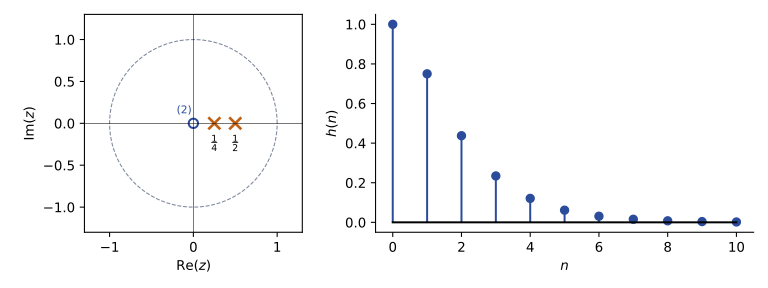

This figure's Python source:
"""TSIG1, partiel 2017-2018, exercice 4 : S(z) = 1 / ((1 - z^-1/2)(1 - z^-1/4)) = z^2 / ((z - 1/2)(z - 1/4)).
Pôles 1/2 et 1/4, zéro double en 0 ; h[n] = [2 (1/2)^n - (1/4)^n] u[n]. Figure calculée."""
import numpy as np
import matplotlib
matplotlib.use("Agg")
import matplotlib.pyplot as plt
plt.rcParams.update({"font.family": "sans-serif", "font.size": 10, "svg.fonttype": "none"})
fig, (a, b) = plt.subplots(1, 2, figsize=(8, 3), gridspec_kw={"width_ratios": [1, 1.6]})
th = np.linspace(0, 2 * np.pi, 400)
a.plot(np.cos(th), np.sin(th), color="#7E889B", lw=0.8, ls="--")
a.plot([0.5, 0.25], [0, 0], "x", color="#BF6014", ms=9, mew=2)
a.plot([0], [0], "o", mfc="none", mec="#2B4C9B", ms=7, mew=1.5)
a.text(-0.2, 0.12, "(2)", fontsize=8, color="#2B4C9B")
a.text(0.5, -0.28, r"$\frac{1}{2}$", ha="center"); a.text(0.25, -0.28, r"$\frac{1}{4}$", ha="center")
a.set_aspect("equal"); a.set_xlim(-1.3, 1.3); a.set_ylim(-1.3, 1.3)
a.axhline(0, color="k", lw=0.4); a.axvline(0, color="k", lw=0.4)
a.set_xlabel(r"$\mathrm{Re}(z)$"); a.set_ylabel(r"$\mathrm{Im}(z)$")
n = np.arange(0, 11)
h = 2 * 0.5 ** n - 0.25 ** n
# contrôle par la récurrence y(n) = 3/4 y(n-1) - 1/8 y(n-2) + x(n)
y = np.zeros(len(n))
for k in n:
    y[k] = (k == 0) + 0.75 * (y[k - 1] if k >= 1 else 0) - 0.125 * (y[k - 2] if k >= 2 else 0)
assert np.allclose(y, h)
b.stem(n, h, linefmt="#2B4C9B", markerfmt="o", basefmt="k-")
b.set_xlabel("$n$"); b.set_ylabel("$h(n)$"); b.spines[["top", "right"]].set_visible(False)
fig.tight_layout(); fig.savefig("ann-2017-poles-zeros.svg")
